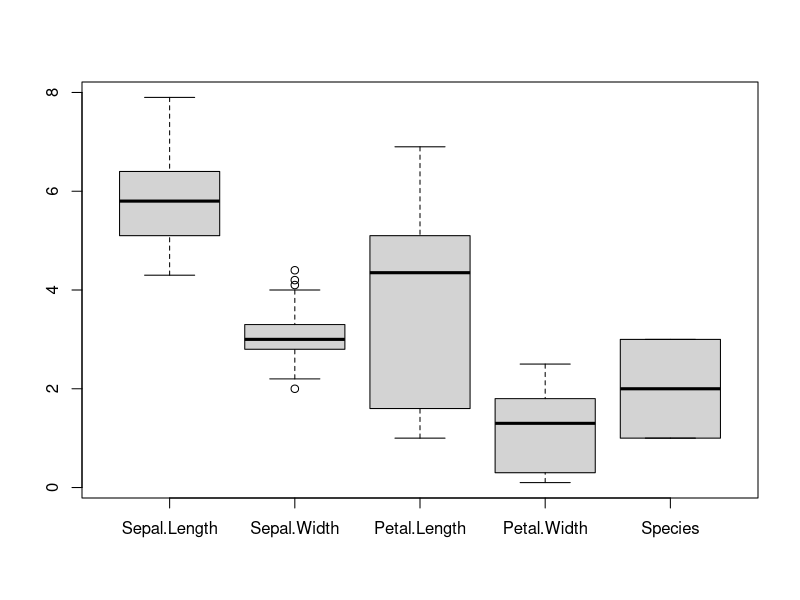
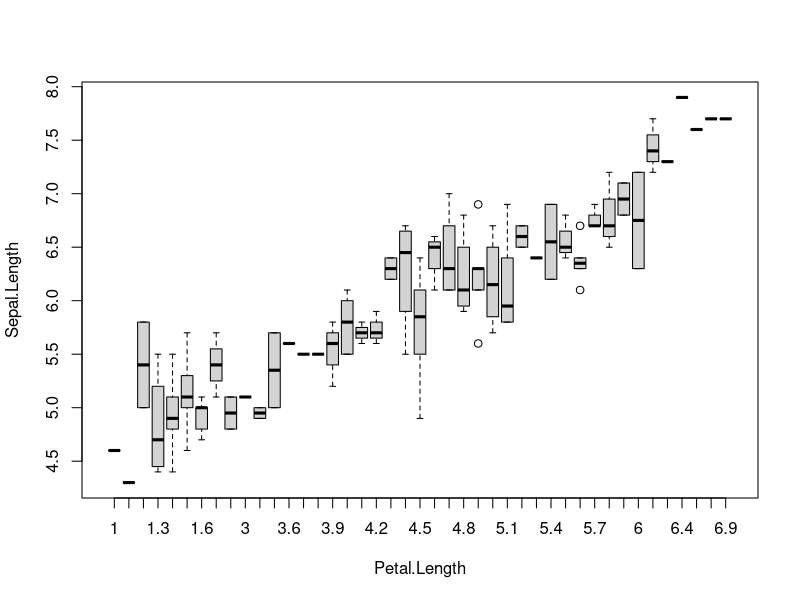
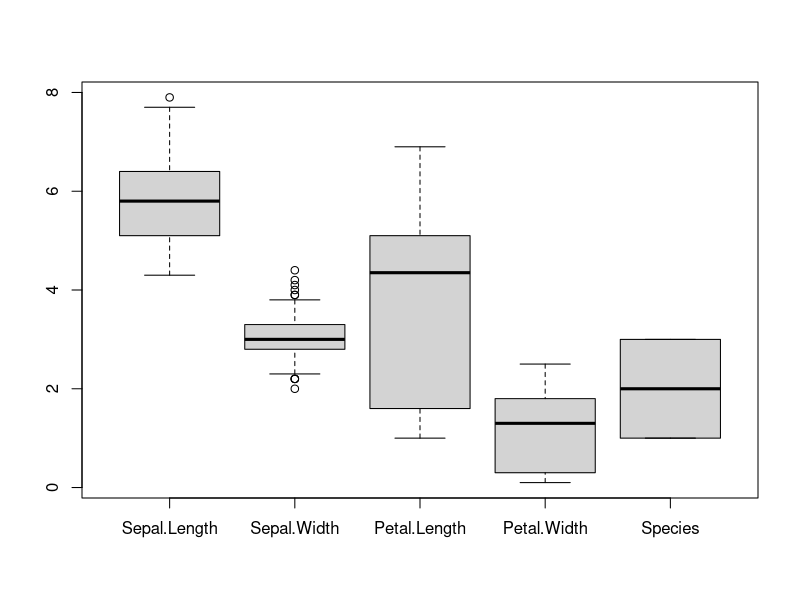
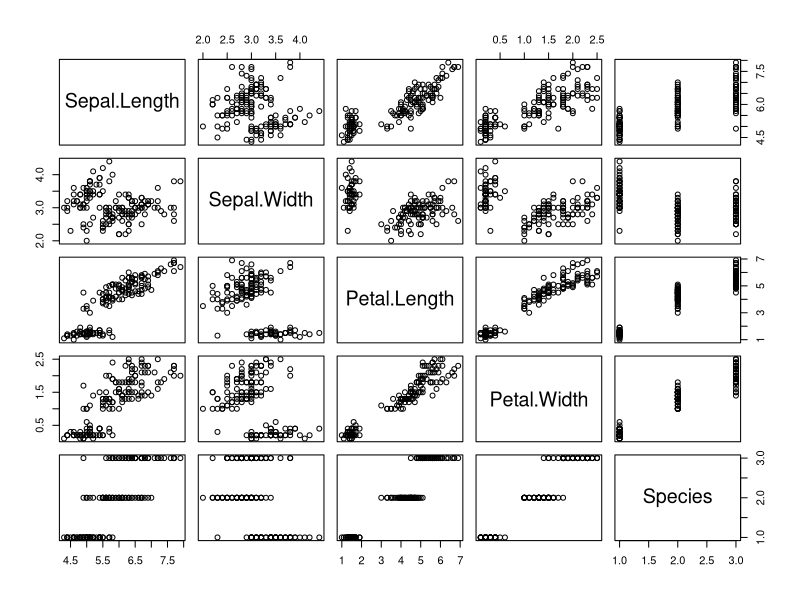
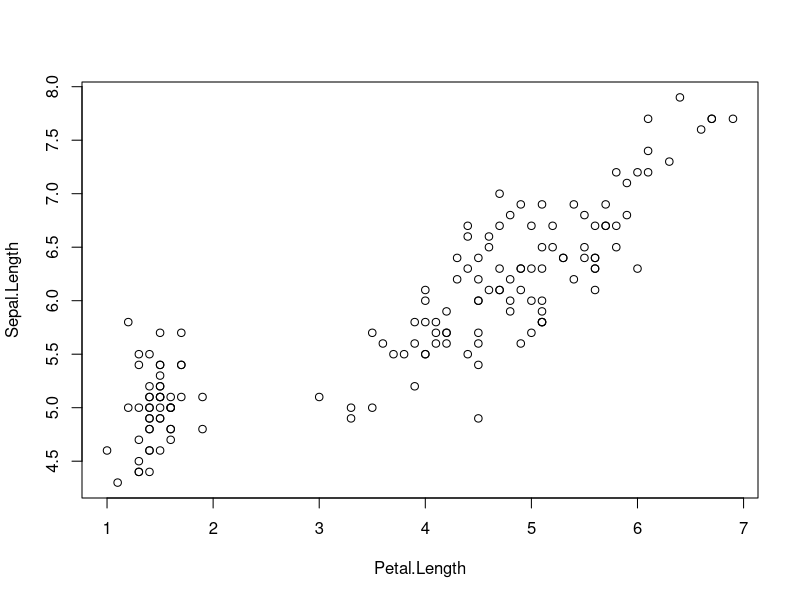
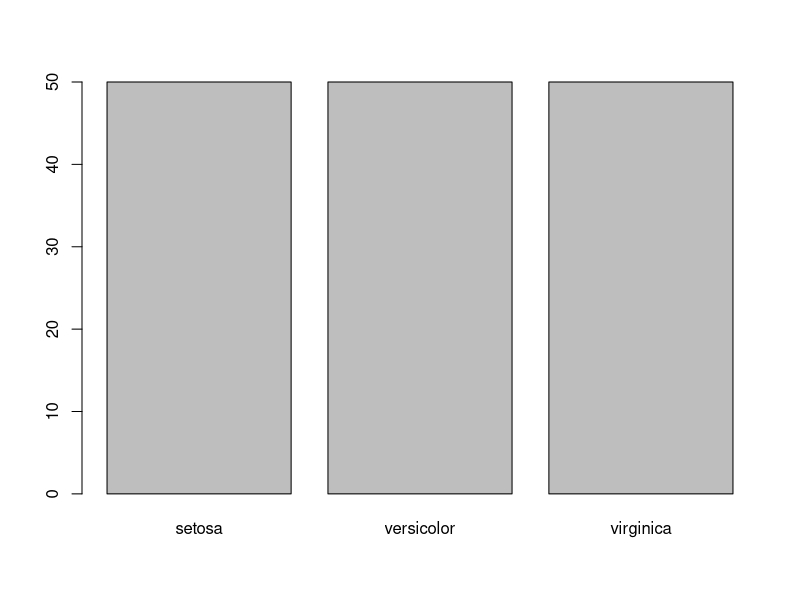
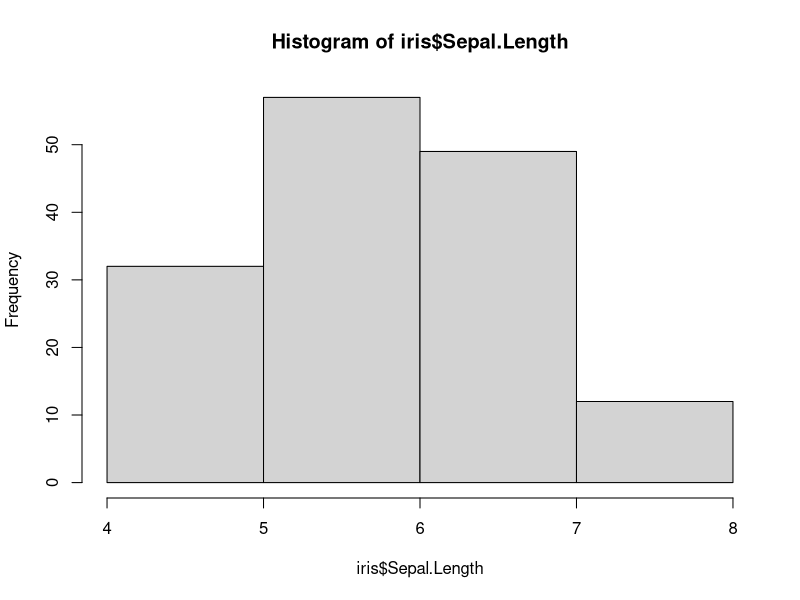
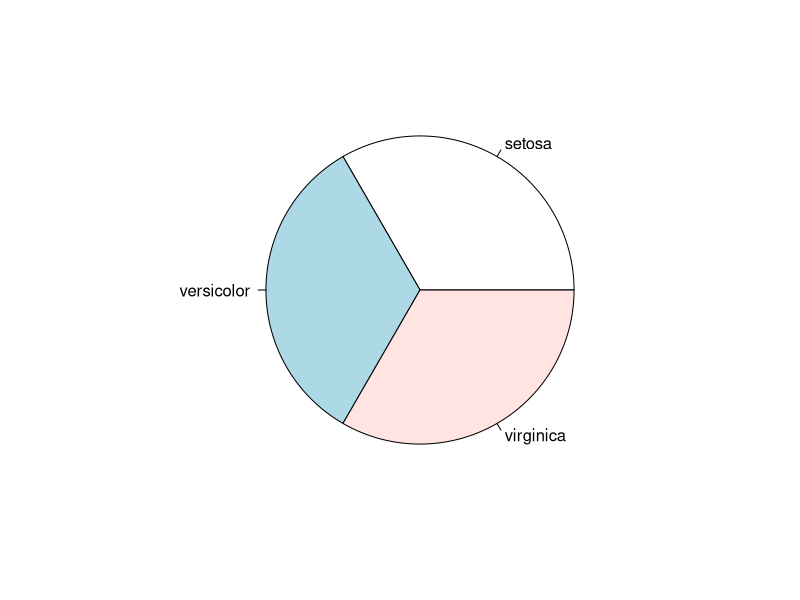

The R source for these figures, in order:
###############################################################################
#Charts

##Boxplot
help("boxplot")
### By data
boxplot(iris)
### By formula
boxplot(Sepal.Length ~ Petal.Length,iris)

### Quartile --> Use range
boxplot(iris, range = 1)



##Plot
help("plot")
### By data
plot(iris)
### By formula
plot(Sepal.Length ~ Petal.Length, data=iris)



##Barplot
iristable <- table(iris$Species)
iristable

barplot(iristable,iristable)



##Histogram
### By formula
hist(iris$Sepal.Length, breaks=5)



##Pie
iristable <- table(iris$Species)
iristable

pie(iristable,labels = names(iristable))



##Save a chart
###Set  the path where you want to save it
####Note : replace from \ to /

setwd("C:/Users/vprea/OneDrive/Documentos/R")

###format to be saves
jpeg(filename = "test.jpeg")
pdf(file = "test_pdf.pdf")
